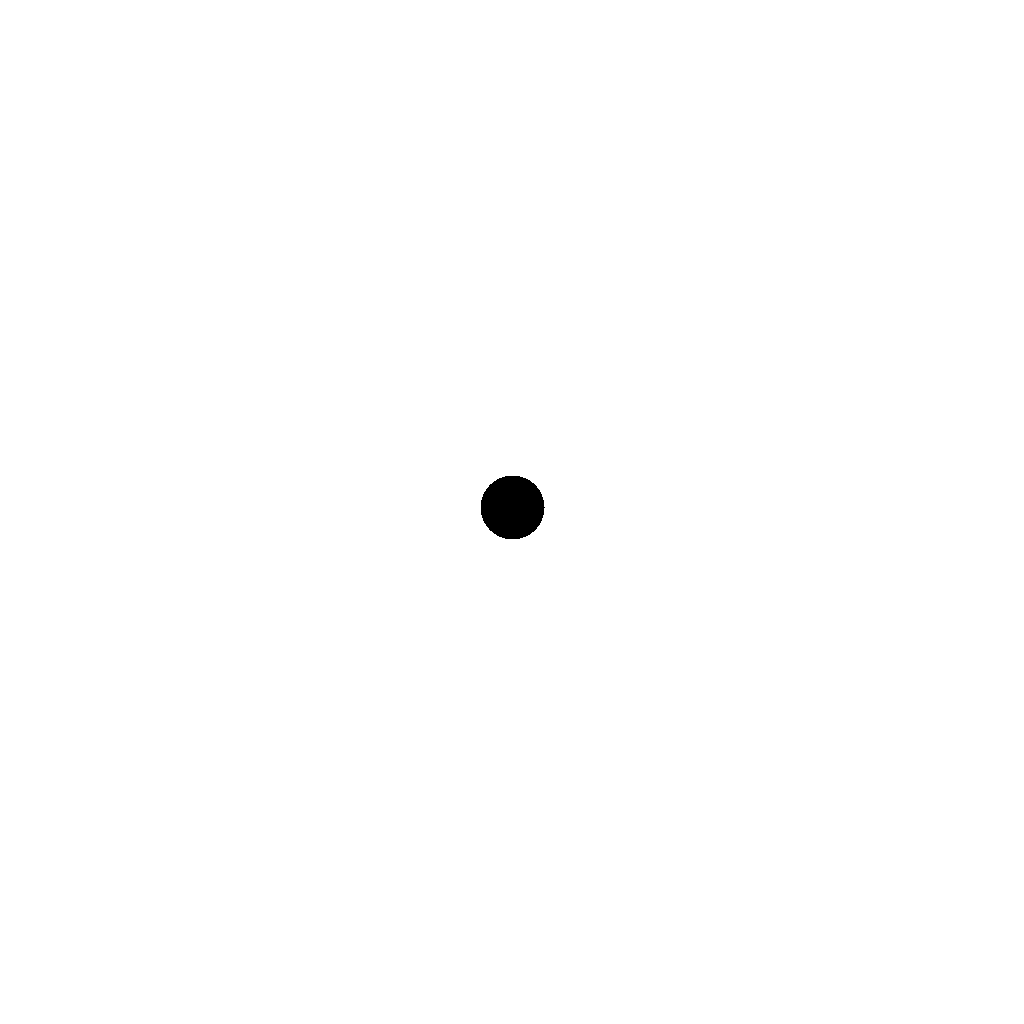
Frame 1 (no input)
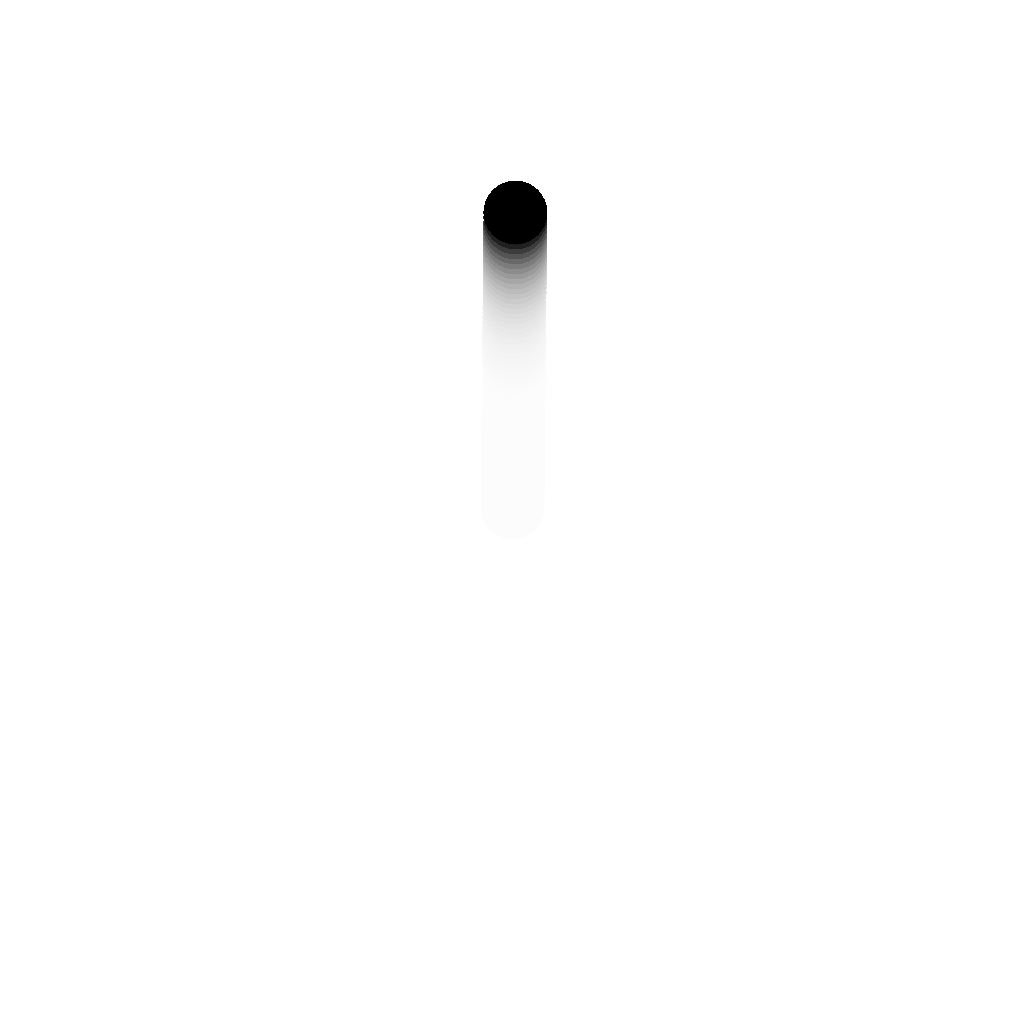
Frame 60 (the mouse pressed at the canvas centre just before this capture)
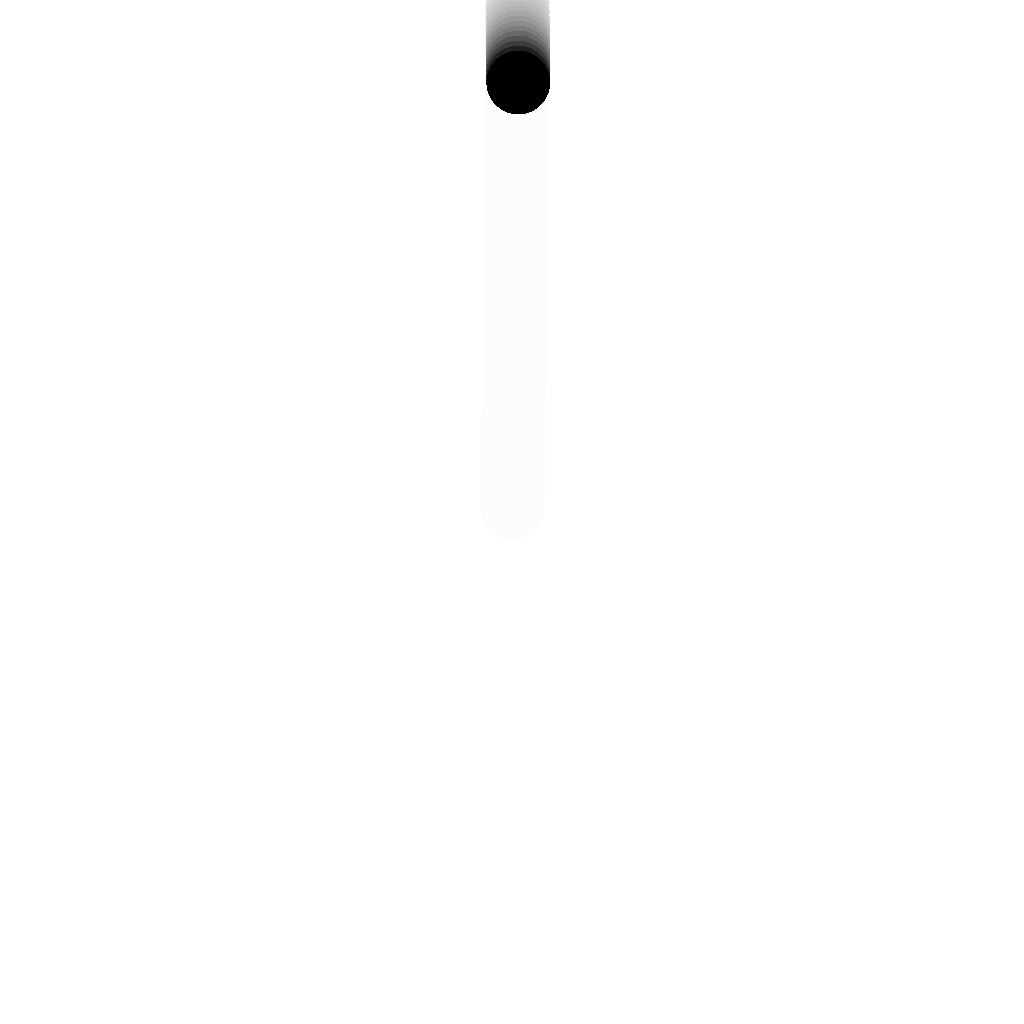
Frame 120 (the mouse held since frame 60 and released just before this capture)

The Processing sketch that drew these frames (run headless with seeded random() and noise(); from frame 60 on, the mouse is pressed at the canvas centre):

// Processing sketch: lec14_231203a_edgeCollision
// ── lec14_231203a_edgeCollision.pde
// Ball has a velocity and bounces off of the canvas edges.

PVector ballPosition;
PVector ballVelocity;

void setup(){
  size(1024, 1024);
  
  // just 'cuz
  noSmooth();
  noStroke();
  
  // initialization
  ballPosition = new PVector(width/2, height/2);
  ballVelocity = PVector.random2D().mult(5);
  
  background(#ffffff);
}

void draw(){ 
  // leave trails instead of drawing the background outright
  fill(#ffffff, 32);
  rect(0, 0, width, height);
  
  // update the position
  ballPosition.add(ballVelocity);
  
  // check for a collision on each wall
  // if we collide, invert the corresponding
  // component of the velocity
  if(ballPosition.x < 0){
    ballVelocity.x *= -1;
    println("bounce: left wall");
  }
  
  if(ballPosition.x > width){
    ballVelocity.x *= -1;
    println("bounce: right wall");
  }
  
  if(ballPosition.y > height){
    ballVelocity.y *= -1;
    println("bounce: bottom wall");
  }
  
  if(ballPosition.y < 0){
    ballVelocity.y *= -1;
    println("bounce: top wall");
  }
  
  // draw the ball
  fill(#000000);
  circle(ballPosition.x, ballPosition.y, 64);
}

void keyPressed(){
  // move the ball back to the center and randomize the direction
  ballPosition.set(width/2, height/2);
  ballVelocity = PVector.random2D().mult(5);
}
